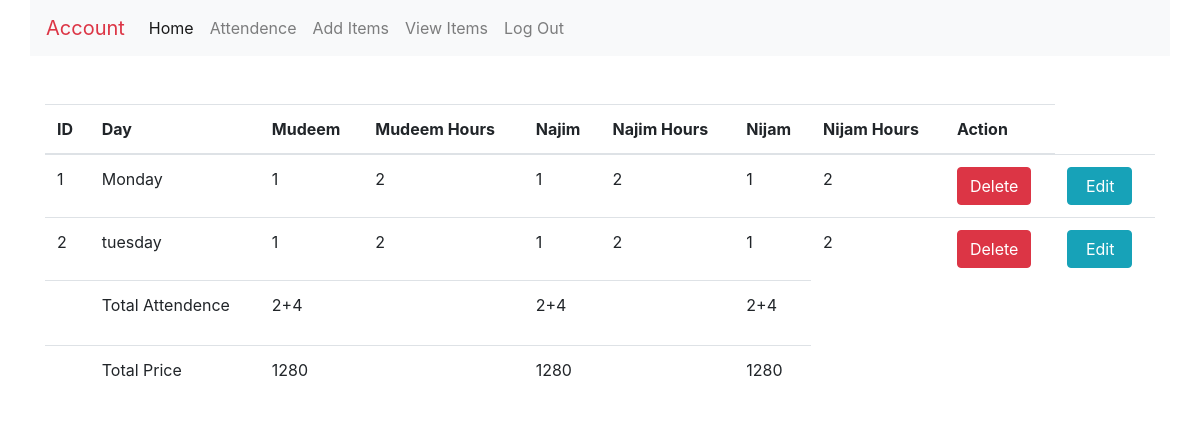
Page /index/ (signed in) on the committed database.
### inventory/models.py (models this page shows)
class atten(models.Model):
    id=models.IntegerField(primary_key=True)
    day=models.CharField(max_length=20)
    mudeem=models.IntegerField()
    mudeem_hour=models.IntegerField()
    najim=models.IntegerField()
    najim_hour=models.IntegerField()
    nijam=models.IntegerField()
    nijam_hour=models.IntegerField()

### inventory/views.py (the view)
# urls.py: path('index/', views.index,name="index"),
def index(request):
    if 'name' in request.session:
        obj=atten.objects.all()
        total_mud=atten.objects.aggregate(Sum('mudeem'))
        total_mud=total_mud['mudeem__sum']
        total_hour_mud=atten.objects.aggregate(Sum('mudeem_hour'))
        total_hour_mud=total_hour_mud['mudeem_hour__sum']
        price_mud=(total_mud)*500+(total_hour_mud*70)
        total_naj=atten.objects.aggregate(Sum('najim'))
        total_naj=total_naj['najim__sum']
        total_hour_naj=atten.objects.aggregate(Sum('najim_hour'))
        total_hour_naj=total_hour_naj['najim_hour__sum']
        price_naj=(total_naj)*500+(total_hour_naj)*70
        total_nij=atten.objects.aggregate(Sum('nijam'))
        total_nij=total_nij['nijam__sum']
        total_hour_nij=atten.objects.aggregate(Sum('nijam_hour'))
        total_hour_nij=total_hour_nij['nijam_hour__sum']
        price_nij=(total_nij)*500+(total_hour_nij)*70
        cont={'obj':obj,'total_mud':total_mud,'total_naj':total_naj,'total_nij':total_nij,'price_mud':price_mud,'price_naj':price_naj,'price_nij':price_nij,'total_hour_mud':total_hour_mud,'total_hour_naj':total_hour_naj,'total_hour_nij':total_hour_nij}
        print("request.user:",request.user)
        print("Hiii")
        print("request.session['name']:",request.session['name'])
        return render(request,'inventory/index.html',cont)
    else:
        return redirect('login')

### inventory/templates/inventory/index.html (shortened to what this page needs)
{% extends 'inventory/base.html' %}
{% block navbar %}
<div class="container-fluid">
  <div class="row">
    <div class="col-sm-12">
    {% include 'inventory/navbar.html' %}
    </div>
  </div>
</div>
{% endblock navbar %}
{% block content %}
<div class="row">
    <div class="col-sm-12 mt-5">
      <table class="table">
        <thead>
          <tr>
            <th scope="col">ID</th>
            <th scope="col">Day</th>
            <th scope="col">Mudeem</th>
            <th scope="col">Mudeem Hours</th>
            <th scope="col">Najim</th>
            <th scope="col">Najim Hours</th>
            <th scope="col">Nijam</th>
            <th scope="col">Nijam Hours</th>
            <th scope="col">Action</th>
          </tr>
        </thead>
        <tbody>
          {% for ob in obj %}
          <tr>
            <td>{{ob.id}}</td>
            <td>{{ob.day}}</td>
            <td>{{ob.mudeem}}</td>
            <td>{{ob.mudeem_hour}}</td>
            <td>{{ob.najim}}</td>
            <td>{{ob.najim_hour}}</td>
            <td>{{ob.nijam}}</td>
            <td>{{ob.nijam_hour}}</td>
            <td>
              <form action="{% url 'delete' ob.id %}" method="POST">
                <input type="submit" value="Delete" class="btn btn-danger">
              </form>
            </td>
            <td>
              <a href="{% url 'update' id=ob.id %}" class="btn btn-info" style="padding-right:17px;padding-left:18px;">Edit</a>
            </td>
          </tr>
          {% endfor %}
          <tr>
            <td></td>
            <td>Total Attendence</td>
            <td><p>{{total_mud}}+{{total_hour_mud}}</p></td> <td></td>
            <td><p>{{total_naj}}+{{total_hour_naj}}</p></td><td></td>
            <td><p>{{total_nij}}+{{total_hour_nij}}</p></td>
          </tr>
          <tr>
            <td></td>
            <td>Total Price</td>
            <td>{{price_mud}}</td><td></td>
            <td>{{price_naj}}</td><td></td>
            <td>{{price_nij}}</td>
          </tr>
        </tbody>
      </table>
    </div>
    </div>
  </div>
{% endblock content %}

### inventory/templates/inventory/base.html (shortened to what this page needs)
<!DOCTYPE html>
{% load static %}
<html lang="en">
<head>
    <link rel="stylesheet" href="{% static 'inventory/css/bootstrap.css' %}">
</head>
<body>
    {% block navbar %}{% endblock navbar %}
    <div class="container">
        {% block content %}
         {% endblock content %}
</body>
</html>

### inventory/templates/inventory/navbar.html (shortened to what this page needs)
<div class="container-fluid">
    <div class="row">
        <div class="col-sm-12">
            <nav class="navbar navbar-expand-lg navbar-light bg-light">
                <a class="navbar-brand text-danger" href="#" >Account</a>
                <div class="collapse navbar-collapse" id="navbarNav">
                  <ul class="navbar-nav">
                    <li class="nav-item active">
                      <a class="nav-link" href="{% url 'index' %}">Home <span class="sr-only">(current)</span></a>
                    </li>
                    <li class="nav-item">
                      <a class="nav-link" href="{% url 'atten' %}">Attendence</a>
                    </li>
                    <li class="nav-item">
                      <a class="nav-link" href="{% url 'additems' %}">Add Items</a>
                    </li>
                    <li class="nav-item">
                      <a class="nav-link" href="{% url 'viewitems' %}">View Items</a>
                    </li>
                    {% if 'name' in request.session %}
                    <li class="nav-item">
                      <a class="nav-link" href="{% url 'logout' %}">Log Out</a>
                    </li>
                    {% endif %}
                  </ul>
                </div>
              </nav>
        </div>
    </div>
</div>

### rows in the picture
atten: id "1", day "Monday", mudeem "1", mudeem_hour "2", najim "1", najim_hour "2", nijam "1", nijam_hour "2"
atten: id "2", day "tuesday", mudeem "1", mudeem_hour "2", najim "1", najim_hour "2", nijam "1", nijam_hour "2"

### other values in the picture
{{ total_mud }} "2"
{{ total_hour_mud }} "4"
{{ total_naj }} "2"
{{ total_hour_naj }} "4"
{{ total_nij }} "2"
{{ total_hour_nij }} "4"
{{ price_mud }} "1280"
{{ price_naj }} "1280"
{{ price_nij }} "1280"
